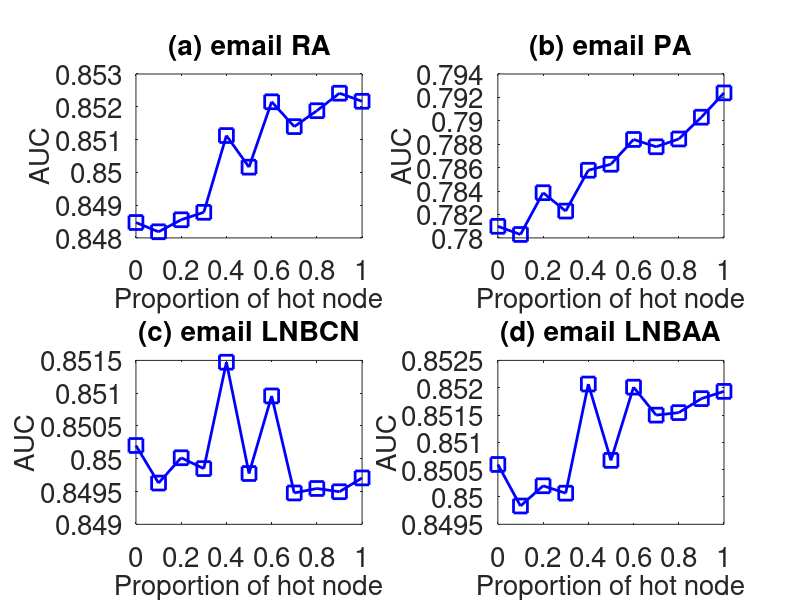

The MATLAB script that drew this image:
subplot(2,2,1);
x=0:0.1:1;
y=[0.8484696
0.8481865
0.848553
0.8487811
0.8511221
0.8501577
0.852152
0.8513944
0.8518796
0.8524133
0.852167

];
plot(x,y,'-bs','LineWidth',2,'MarkerSize',10);
set(gca,'FontSize',20);
xlabel('Proportion of hot node','fontsize',20);
ylabel('AUC','fontsize',20);
title('(a) email RA','fontsize',20);

subplot(2,2,2);
x=0:0.1:1;
y=[0.7809894
0.7802922
0.7838611
0.7822912
0.7857777
0.7862888
0.788408
0.7877836
0.7884473
0.7903081
0.7923837

];
plot(x,y,'-bs','LineWidth',2,'MarkerSize',10);
set(gca,'FontSize',20);
xlabel('Proportion of hot node','fontsize',20);
ylabel('AUC','fontsize',20);
title('(b) email PA','fontsize',20);

subplot(2,2,3);
x=0:0.1:1;
y=[0.8502019
0.8496291
0.8500152
0.8498496
0.8514724
0.8497746
0.8509579
0.849478
0.8495464
0.8494967
0.8497076
];
plot(x,y,'-bs','LineWidth',2,'MarkerSize',10);
set(gca,'FontSize',20);
xlabel('Proportion of hot node','fontsize',20);
ylabel('AUC','fontsize',20);
title('(c) email LNBCN','fontsize',20);


subplot(2,2,4);
x=0:0.1:1;
y=[0.8505952
0.8498352
0.8502053
0.8500697
0.8520675
0.8506702
0.8520102
0.8514983
0.8515442
0.8518002
0.8519329

];
plot(x,y,'-bs','LineWidth',2,'MarkerSize',10);
set(gca,'FontSize',20);
xlabel('Proportion of hot node','fontsize',20);
ylabel('AUC','fontsize',20);
title('(d) email LNBAA','fontsize',20);